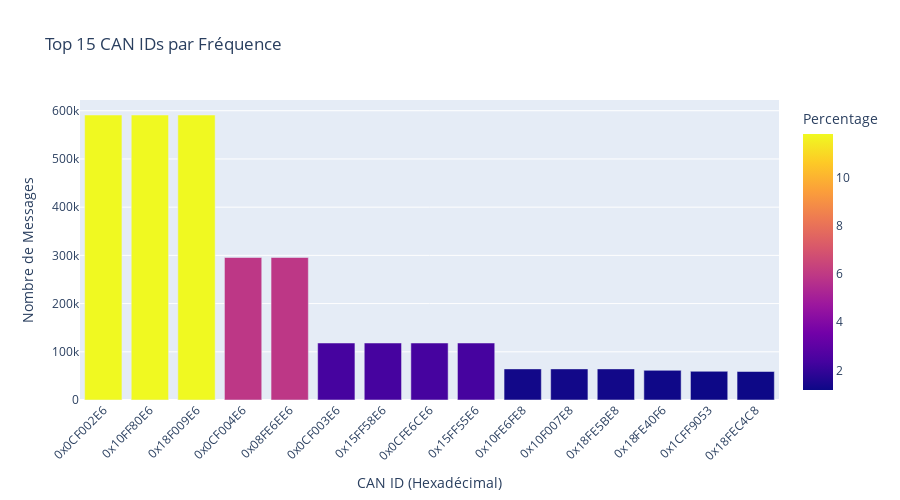

Notebook cell for this chart:
### Markdown cell above
---
## 9. Top CAN IDs - Les Plus Fréquents

### But
Identifier les CAN IDs individuels les plus actifs.

### Contexte
Un CAN ID contient:
- La priorité (3 bits)
- Le PGN (18 bits pour J1939)
- L'adresse source (8 bits)

### Utilité
- Identifier les ECUs (Electronic Control Units) les plus bavards
- Détecter les messages périodiques importants

### Code cell
# Top 20 CAN IDs
top_can_ids = stats['can_id_counts'].most_common(20)

df_can_ids = pd.DataFrame(top_can_ids, columns=['CAN_ID', 'Count'])
df_can_ids['Percentage'] = 100 * df_can_ids['Count'] / stats['total_messages']
df_can_ids['CAN_ID_hex'] = df_can_ids['CAN_ID'].apply(lambda x: f"0x{x:08X}")

print(f"RÉSULTATS - Top 20 CAN IDs les Plus Fréquents")
print(f"{'='*60}")
display(df_can_ids[['CAN_ID_hex', 'CAN_ID', 'Count', 'Percentage']])

# Visualisation
fig = px.bar(df_can_ids.head(15), x='CAN_ID_hex', y='Count',
             title='Top 15 CAN IDs par Fréquence',
             labels={'CAN_ID_hex': 'CAN ID (Hexadécimal)', 'Count': 'Nombre de Messages'},
             color='Percentage',
             color_continuous_scale='Plasma')
fig.update_layout(xaxis_tickangle=-45, height=500)
fig.show()

### Figure 1 — Plotly figure (JSON) as saved in the notebook; plotly's stock layout.template omitted (floating-point values rounded to 4 significant figures)
{"data": [{"hovertemplate": "CAN ID (Hexadécimal)=%{x}<br>Nombre de Messages=%{y}<br>Percentage=%{marker.color}<extra></extra>", "legendgroup": "", "marker": {"color": [11.82, 11.82, 11.82, 5.911, 5.911, 2.365, 2.365, 2.365, 2.365, 1.29, 1.29, 1.29, 1.23, 1.191, 1.182], "coloraxis": "coloraxis", "pattern": {"shape": ""}}, "name": "", "orientation": "v", "showlegend": false, "textposition": "auto", "type": "bar", "x": ["0x0CF002E6", "0x10FF80E6", "0x18F009E6", "0x0CF004E6", "0x08FE6EE6", "0x0CF003E6", "0x15FF58E6", "0x0CFE6CE6", "0x15FF55E6", "0x10FE6FE8", "0x10F007E8", "0x18FE5BE8", "0x18FE40F6", "0x1CFF9053", "0x18FEC4C8"], "xaxis": "x", "y": [591148, 591146, 591142, 295574, 295573, 118228, 118228, 118227, 118226, 64510, 64509, 64505, 61514, 59547, 59117], "yaxis": "y"}], "layout": {"barmode": "relative", "coloraxis": {"colorbar": {"title": {"text": "Percentage"}}, "colorscale": [[0, "#0d0887"], [0.1111, "#46039f"], [0.2222, "#7201a8"], [0.3333, "#9c179e"], [0.4444, "#bd3786"], [0.5556, "#d8576b"], [0.6667, "#ed7953"], [0.7778, "#fb9f3a"], [0.8889, "#fdca26"], [1, "#f0f921"]]}, "height": 500, "legend": {"tracegroupgap": 0}, "title": {"text": "Top 15 CAN IDs par Fréquence"}, "xaxis": {"anchor": "y", "domain": [0, 1], "tickangle": -45, "title": {"text": "CAN ID (Hexadécimal)"}}, "yaxis": {"anchor": "x", "domain": [0, 1], "title": {"text": "Nombre de Messages"}}}}
